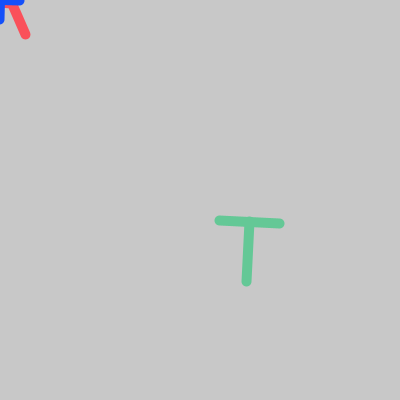
Frame 1 (no input)
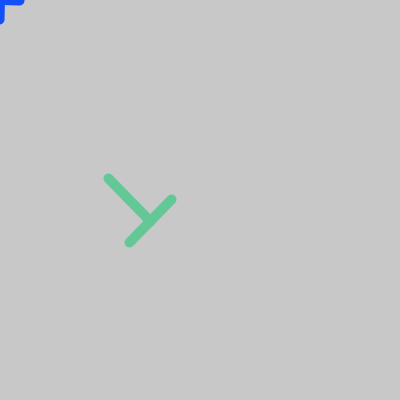
Frame 60 (the mouse pressed at the canvas centre just before this capture)
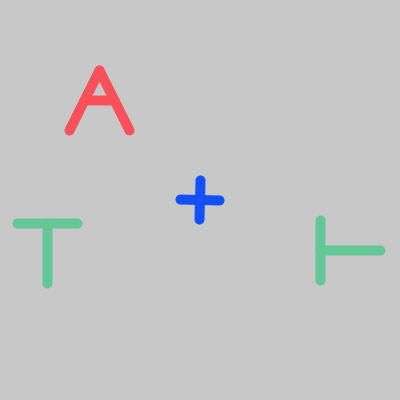
Frame 120 (the mouse held since frame 60 and released just before this capture)

The Processing sketch that drew these frames (run headless with seeded random() and noise(); from frame 60 on, the mouse is pressed at the canvas centre):

// Processing sketch: processing_97400
// ── processing_97400.pde

int frame = 0;

void setup() {

  size(400, 400);
}

void A() {
  int heightOfA = 60;
  int widthOfA = 60 ;
  int topOfA = - (heightOfA / 2) ;

  stroke(250, 80, 90);
  line(0, topOfA, - (widthOfA / 2), heightOfA / 2 );
  line(0, topOfA, (widthOfA / 2), heightOfA / 2);
  line(- (widthOfA / 4), 0, widthOfA / 4, 0);
}

void plus() {
  int heightOfPlus = 40;
  int widthOfPlus = 40 ;
  stroke(20, 80, 250);
  line( - (widthOfPlus / 2), 0, widthOfPlus / 2, 0 );
  line( 0, heightOfPlus / 2, 0, - (heightOfPlus / 2) );
}

void T() {

  int heightOfT = 60;
  int widthOfT = 60 ;
  stroke(100, 200, 150);
  line( - (widthOfT / 2), - (heightOfT / 2), widthOfT / 2, - ( heightOfT / 2 ) );
  line( 0, - (heightOfT / 2), 0, heightOfT / 2 );
}

void draw() {
  background(200);

  frame += 1;

  float angle = PI * 0.05 * frame;

  strokeWeight(10);

  pushMatrix();
  translate( - width/8 + mouseX / 2, - height/8 + mouseY / 2);
  rotate(angle/3);
  translate( width/8 , height/8);
  A();
  popMatrix();

  pushMatrix();
  translate( mouseX, mouseY );
  rotate(angle/6);
  plus();
  popMatrix();

  pushMatrix();
  translate( width/4*2 + mouseX / 2, height/4*2 + mouseY / 2 ) ;
  rotate(angle/4);
  translate( width/8 , height/8);
  T();
  popMatrix();

  if (mousePressed) {
    switch ( int( random(1, 4) ) ) {
    case 1:
      pushMatrix();
      translate( random(1, width), random (1, height) );
      A();
      popMatrix();
      break;
    case 2:
      pushMatrix();
      translate( random(1, width), random (1, height) );
      plus();
      popMatrix();
      break;
    case 3:
      pushMatrix();
      translate( random(1, width), random (1, height) );
      T();
      popMatrix();
      break;
    default :
      pushMatrix();
      translate( random(1, width), random (1, height) );
      A();
      popMatrix();
      break;
    }
  }
}
